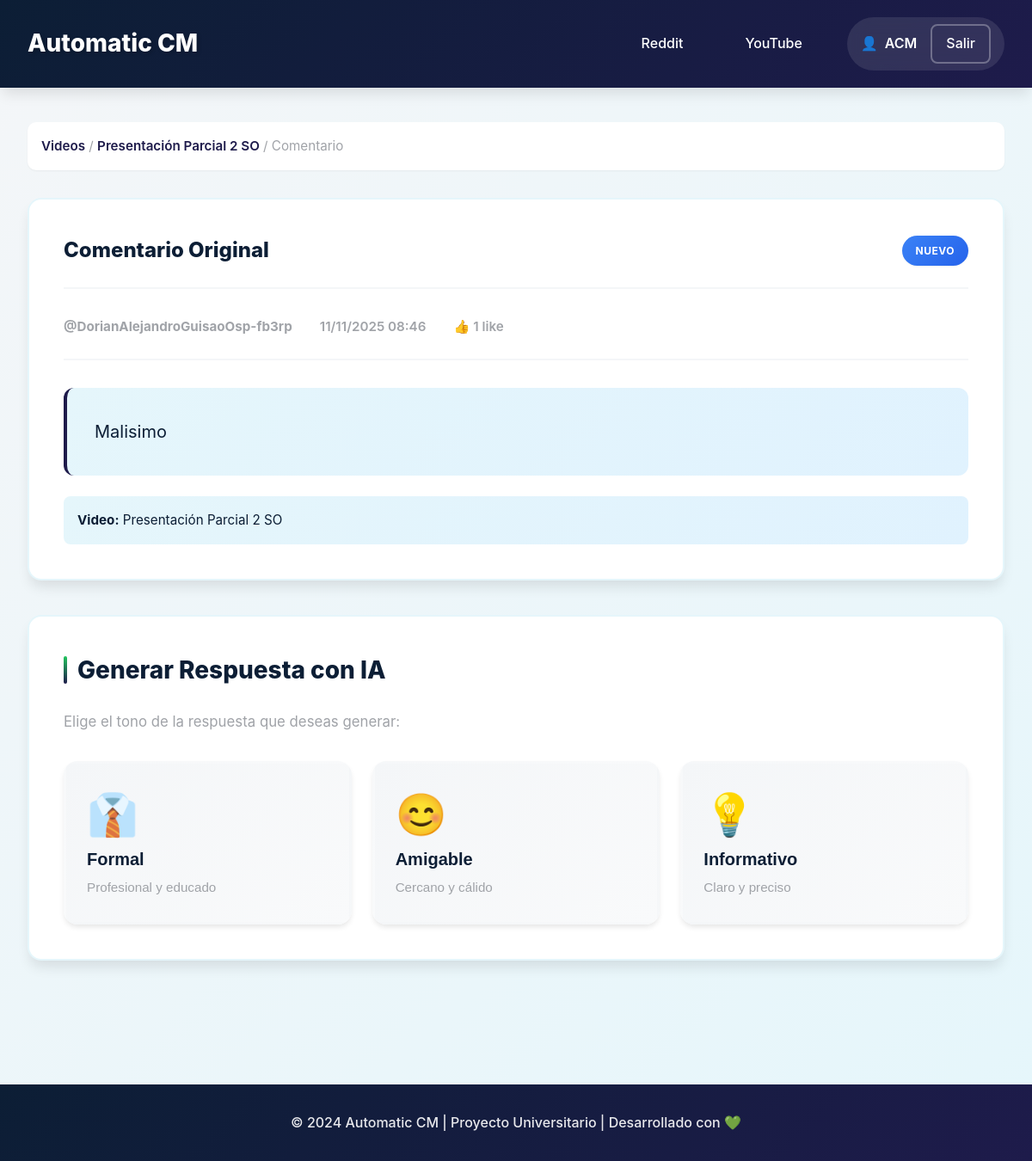
The page /dashboard/youtube/comment/UgwqmdAgLAXJB-3RrPx4AaABAg/ (signed in) on the database its author committed.
### dashboard/models.py (models this page shows, shortened)
class YouTubeComment(models.Model):
    video = models.ForeignKey(YouTubeVideo, on_delete=models.CASCADE, related_name='youtube_comments')
    comment_id = models.CharField(max_length=100, unique=True)
    author = models.CharField(max_length=255)
    author_channel_id = models.CharField(max_length=100, blank=True)
    content = models.TextField()
    like_count = models.IntegerField(default=0)
    parent_id = models.CharField(max_length=100, null=True, blank=True)
    is_reply = models.BooleanField(default=False)
    published_at = models.DateTimeField()
    updated_at = models.DateTimeField()
    fetched_at = models.DateTimeField(auto_now_add=True)
    class Meta:
        ordering = ['-published_at']
        verbose_name = 'YouTube Comment'
        verbose_name_plural = 'YouTube Comments'
    @property
    def status_badge(self):
        try:
            if self.youtube_response.status == 'published':
                return {'text': 'Publicado', 'class': 'status-published'}
            elif self.youtube_response.status == 'pending':
                return {'text': 'Pendiente', 'class': 'status-pending'}
            elif self.youtube_response.status == 'rejected':
                return {'text': 'Rechazado', 'class': 'status-rejected'}
        except YouTubeResponse.DoesNotExist:
            return {'text': 'Nuevo', 'class': 'status-new'}

class YouTubeVideo(models.Model):
    user = models.ForeignKey(User, on_delete=models.CASCADE, related_name='youtube_videos')
    video_id = models.CharField(max_length=100, unique=True)
    title = models.TextField()
    description = models.TextField(blank=True)
    url = models.URLField()
    thumbnail_url = models.URLField()
    channel_title = models.CharField(max_length=255)
    published_at = models.DateTimeField()
    view_count = models.IntegerField(default=0)
    comment_count = models.IntegerField(default=0)
    last_checked = models.DateTimeField(auto_now=True)
    is_active = models.BooleanField(default=True)
    class Meta:
        ordering = ['-published_at']
        verbose_name = 'YouTube Video'
        verbose_name_plural = 'YouTube Videos'

### dashboard/views_youtube.py (the view)
# urls.py: path('youtube/comment/<str:comment_id>/', views_youtube.comment_detail_yt, name='comment_detail_yt'),
@login_required
def comment_detail_yt(request, comment_id):
    comment = get_object_or_404(YouTubeComment, comment_id=comment_id)
    if comment.video.user != request.user:
        messages.error(request, 'No tienes permiso para ver este comentario')
        return redirect('youtube_manager')
    try:
        response = comment.youtube_response
    except YouTubeResponse.DoesNotExist:
        response = None
    context = {
        'comment': comment,
        'response': response,
        'available_tones': ['formal', 'friendly', 'informative']
    }
    return render(request, 'dashboard/comment_detail_yt.html', context)

### dashboard/templates/dashboard/comment_detail_yt.html (shortened to what this page needs)
{% extends 'dashboard/base.html' %}
{% block content %}
<div class="comment-detail-view">
    <nav class="breadcrumb">
        <a href="{% url 'youtube_manager' %}">Videos</a> /
        <a href="{% url 'video_detail_yt' comment.video.video_id %}">{{ comment.video.title|truncatewords:5 }}</a> /
        <span>Comentario</span>
    </nav>
    <div class="comment-display-card">
        <div class="card-header">
            <h3>Comentario Original</h3>
            <span class="status-badge {{ comment.status_badge.class }}">
                {{ comment.status_badge.text }}
            </span>
        </div>
        <div class="comment-info">
            <span class="info-item">
                <strong>{{ comment.author }}</strong>
            </span>
            <span class="info-item">
                {{ comment.published_at|date:"d/m/Y H:i" }}
            </span>
            {% if comment.like_count > 0 %}
            <span class="info-item">
                👍 {{ comment.like_count }} like{{ comment.like_count|pluralize }}
            </span>
            {% endif %}
        </div>
        <div class="comment-text">
            {{ comment.content }}
        </div>
        <div class="comment-video-context">
            <strong>Video:</strong> {{ comment.video.title }}
        </div>
    </div>
    {% if not response or response.status == 'rejected' %}
    <div class="generation-section">
        <h3 class="section-title">Generar Respuesta con IA</h3>
        <p class="section-subtitle">Elige el tono de la respuesta que deseas generar:</p>
        <div class="tone-buttons">
            <button onclick="generateResponse('formal')" class="btn-tone" data-tone="formal">
                <span class="tone-icon">👔</span>
                <span class="tone-name">Formal</span>
                <span class="tone-desc">Profesional y educado</span>
            </button>
            <button onclick="generateResponse('friendly')" class="btn-tone" data-tone="friendly">
                <span class="tone-icon">😊</span>
                <span class="tone-name">Amigable</span>
                <span class="tone-desc">Cercano y cálido</span>
            </button>
            <button onclick="generateResponse('informative')" class="btn-tone" data-tone="informative">
                <span class="tone-icon">💡</span>
                <span class="tone-name">Informativo</span>
                <span class="tone-desc">Claro y preciso</span>
            </button>
        </div>
    </div>
    {% endif %}
</div>
{% endblock %}

### dashboard/templates/dashboard/base.html (shortened to what this page needs)
<!DOCTYPE html>
<html lang="es">
<head>
    {% load static %}
    <link rel="stylesheet" href="{% static 'dashboard/css/styles.css' %}">
</head>
<body>
    <header class="header">
        <div class="container">
            <div class="header-content">
                <h1 class="logo">Automatic CM</h1>
                <nav class="nav">
                    <a href="{% url 'reddit_manager' %}" class="nav-link">
                        Reddit
                    </a>
                    <a href="{% url 'youtube_manager' %}" class="nav-link">
                        YouTube
                    </a>
                    <div class="user-info">
                        <span class="username">{{ user.username }}</span>
                        <a href="{% url 'admin:logout' %}?next={% url 'reddit_manager' %}" class="btn-logout">
                            Salir
                        </a>
                    </div>
                </nav>
            </div>
        </div>
    </header>
    <main class="main-content">
        <div class="container">
            {% block content %}
            {% endblock %}
        </div>
    </main>
    <footer class="footer">
        <div class="container">
            <p>© 2024 Automatic CM | Proyecto Universitario | Desarrollado con 💚</p>
        </div>
    </footer>
</body>
</html>

### dashboard/templates/dashboard/comment_detail_yt.html (style rules this page uses)
.comment-video-context { margin-top: 1.5rem; padding: 1rem; background: linear-gradient(135deg, var(--color-azul-pastel) 0%, #E0F2FE 100%); border-radius: 8px; color: var(--color-azul-oscuro); font-size: 0.95rem; }
.comment-video-context strong { font-weight: 700; }

### rows shown on the page
YouTubeComment: video "Presentación Parcial 2 SO", status_badge.text "NUEVO", author "@DorianAlejandroGuisaoOsp-fb3rp", published_at "11/11/2025 08:46", like_count "1", content "Malisimo"

### other values the page prints
{{ user.username }} "ACM"
